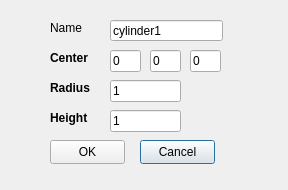
<?xml version="1.0" encoding="UTF-8"?>
<ui version="4.0">
 <class>createCylinderDialog</class>
 <widget class="QDialog" name="createCylinderDialog">
  <property name="geometry">
   <rect>
    <x>0</x>
    <y>0</y>
    <width>288</width>
    <height>190</height>
   </rect>
  </property>
  <property name="windowTitle">
   <string>Create Cylinder</string>
  </property>
  <widget class="QLabel" name="label">
   <property name="geometry">
    <rect>
     <x>50</x>
     <y>50</y>
     <width>49</width>
     <height>16</height>
    </rect>
   </property>
   <property name="text">
    <string>&lt;html&gt;&lt;head/&gt;&lt;body&gt;&lt;p&gt;&lt;span style=&quot; font-weight:600;&quot;&gt;Center&lt;/span&gt;&lt;/p&gt;&lt;/body&gt;&lt;/html&gt;</string>
   </property>
  </widget>
  <widget class="QLineEdit" name="lineEditCylinderX">
   <property name="geometry">
    <rect>
     <x>110</x>
     <y>50</y>
     <width>31</width>
     <height>22</height>
    </rect>
   </property>
   <property name="text">
    <string>0</string>
   </property>
  </widget>
  <widget class="QLabel" name="label_2">
   <property name="geometry">
    <rect>
     <x>50</x>
     <y>80</y>
     <width>49</width>
     <height>16</height>
    </rect>
   </property>
   <property name="text">
    <string>&lt;html&gt;&lt;head/&gt;&lt;body&gt;&lt;p&gt;&lt;span style=&quot; font-weight:600;&quot;&gt;Radius&lt;/span&gt;&lt;/p&gt;&lt;/body&gt;&lt;/html&gt;</string>
   </property>
  </widget>
  <widget class="QLineEdit" name="lineEditCylinderRadius">
   <property name="geometry">
    <rect>
     <x>110</x>
     <y>80</y>
     <width>71</width>
     <height>22</height>
    </rect>
   </property>
   <property name="text">
    <string>1</string>
   </property>
  </widget>
  <widget class="QLineEdit" name="lineEditCylinderZ">
   <property name="geometry">
    <rect>
     <x>190</x>
     <y>50</y>
     <width>31</width>
     <height>22</height>
    </rect>
   </property>
   <property name="text">
    <string>0</string>
   </property>
  </widget>
  <widget class="QLabel" name="label_3">
   <property name="geometry">
    <rect>
     <x>50</x>
     <y>20</y>
     <width>41</width>
     <height>16</height>
    </rect>
   </property>
   <property name="text">
    <string>Name</string>
   </property>
  </widget>
  <widget class="QPushButton" name="pushButtonCancel">
   <property name="geometry">
    <rect>
     <x>140</x>
     <y>140</y>
     <width>75</width>
     <height>24</height>
    </rect>
   </property>
   <property name="text">
    <string>Cancel</string>
   </property>
  </widget>
  <widget class="QLineEdit" name="lineEditCylinderY">
   <property name="geometry">
    <rect>
     <x>150</x>
     <y>50</y>
     <width>31</width>
     <height>22</height>
    </rect>
   </property>
   <property name="text">
    <string>0</string>
   </property>
  </widget>
  <widget class="QPushButton" name="pushButtonOK">
   <property name="geometry">
    <rect>
     <x>50</x>
     <y>140</y>
     <width>75</width>
     <height>24</height>
    </rect>
   </property>
   <property name="text">
    <string>OK</string>
   </property>
  </widget>
  <widget class="QLineEdit" name="lineEditCylinderName">
   <property name="geometry">
    <rect>
     <x>110</x>
     <y>20</y>
     <width>113</width>
     <height>21</height>
    </rect>
   </property>
   <property name="text">
    <string>cylinder1</string>
   </property>
  </widget>
  <widget class="QLabel" name="label_4">
   <property name="geometry">
    <rect>
     <x>50</x>
     <y>110</y>
     <width>49</width>
     <height>16</height>
    </rect>
   </property>
   <property name="text">
    <string>&lt;html&gt;&lt;head/&gt;&lt;body&gt;&lt;p&gt;&lt;span style=&quot; font-weight:600;&quot;&gt;Height&lt;/span&gt;&lt;/p&gt;&lt;/body&gt;&lt;/html&gt;</string>
   </property>
  </widget>
  <widget class="QLineEdit" name="lineEditCylinderHeight">
   <property name="geometry">
    <rect>
     <x>110</x>
     <y>110</y>
     <width>71</width>
     <height>22</height>
    </rect>
   </property>
   <property name="text">
    <string>1</string>
   </property>
  </widget>
 </widget>
 <resources/>
 <connections/>
</ui>
